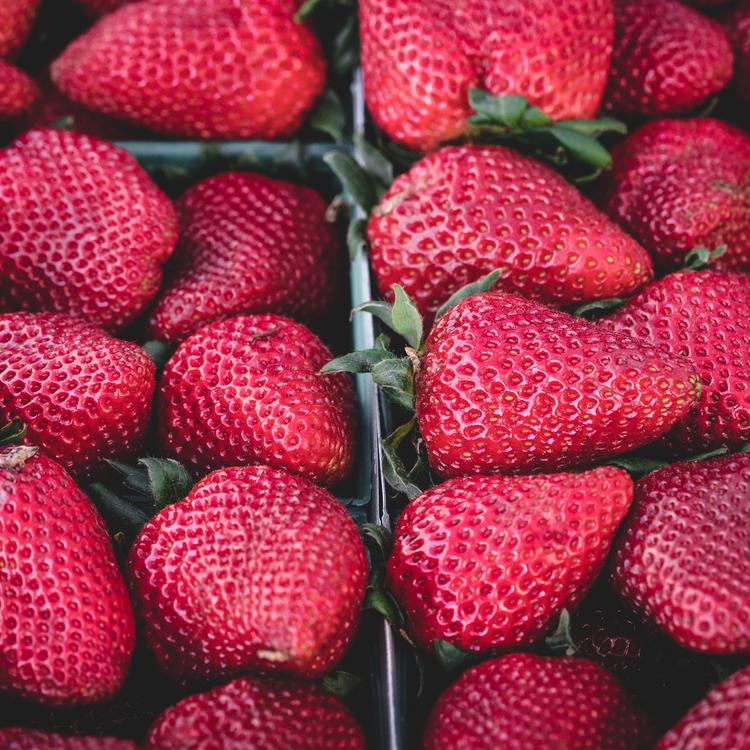
#> input picture images/before-compression/strawberry.jpg, 750 x 750 px
$ jupyter execute --allow-errors image-compression-with-kmeans-2-clusters.ipynb
#> lines starting #> are read from the running program, lines starting #| are printed output that depends on the picture
# Description
- Melakukan kompresi gambar menggunakan metode unsupervised, yaitu KMeans Clustering.
- Clustering adalah salah satu model machine learning unsupervised yang dimana model ini berusaha mengelompokkan kumpulan data menjadi beberapa kelompok dengan memperimbangkan karakteristik dari setiap data.
- Clustering memaksimalkan kesamaan setiap karakteristik datapoint dan juga memaksimalkan perbedaan dari setiap karakteristik datapoint.
- Untuk KMeans Clustering cara kerjanya, yaitu tentukan terlebih dahulu jumlah centroid/cluster, selanjutnya akan dilakukan iterasi sebanyak n untuk setiap datapoint terhadap centroid/cluster. Setiap datapoint dan cluster akan dihitung jaraknya dengan menggunakan Euclidean Distance. Datapoint dengan jarak terdekat dengan suatu centroid akan masuk ke kelompok centroid tersebut. Setelah semua datapoint selesain dihitung dan telah terkelompokkan, selanjutnya posisi centroid diubah dengan menggunakan mean dari centroid. Akan dilakukan sekian iterasi sampai sudah tidak ada perubahan signifikan datapoint terhadap centroid.

# Import Modules

[cell 1]
import os
import cv2
import random
import numpy as np
import numpy.matlib
import seaborn as sns
import matplotlib.pyplot as plt

from skimage import io

##### Keterangan module:
- os : menyediakan fungsi untuk berinteraksi dengan sistem operasi.
- cv2 : untuk melakukan operasi manipulasi gambar.
- random : untuk melakukan random pada serangkaian data.
- numpy : untuk melakukan operasi vektor dan matriks
- matplotlib : untuk visualisasi
- skimage : untuk melakukan operasi terkait dengan gambar, seperti read dan write image.

# Show original image

[cell 2]
original_image = io.imread('../images/before-compression/strawberry.jpg')
#> original_image is the input picture: shape (750, 750, 3); mean R, G, B 154.9, 51.2, 73.4

io.imshow(original_image)
io.show()

# Show Histogram

[cell 3]
for i, col in enumerate(['r', 'g', 'b']):
    hist = cv2.calcHist([original_image], [i], None, [256], [0, 256])
    plt.plot(hist, color = col)
    plt.xlim([0, 256])
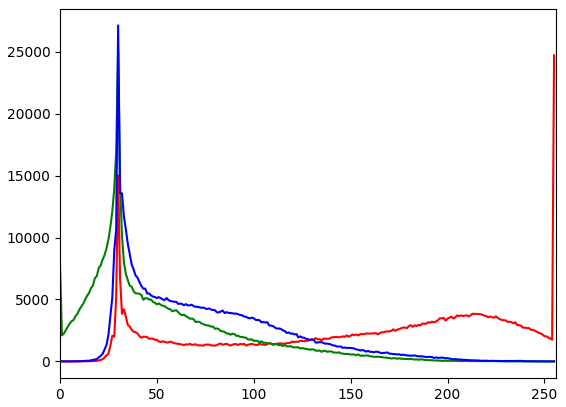
#> figure drawn by matplotlib, 1 panel; curve peaks at x = 255, y = 24713; curve peaks at x = 30, y = 25117; curve peaks at x = 30, y = 27125

# Get width and length from image

[cell 4]
length         = original_image.shape[0]
#> length = 750
width          = original_image.shape[1]
#> width = 750
original_image = original_image / 255

#> (the rest of this cell did not finish here and is left out)


$ run again, with images/before-compression/Sumatran-Tiger-Hero.jpg copied over images/before-compression/strawberry.jpg
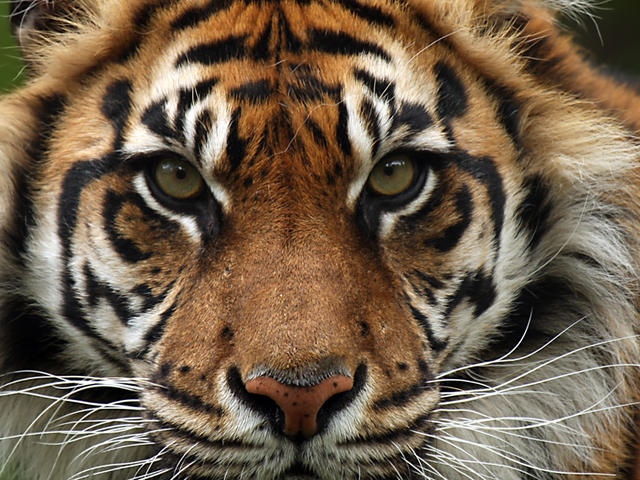
#> input picture images/before-compression/Sumatran-Tiger-Hero.jpg, 640 x 480 px
#> original_image is the input picture: shape (480, 640, 3); mean R, G, B 111.7, 94, 73.6
#> `[cell 3] for i, col in enumerate(['r', 'g', 'b']): hist = cv2.calcHist..`:
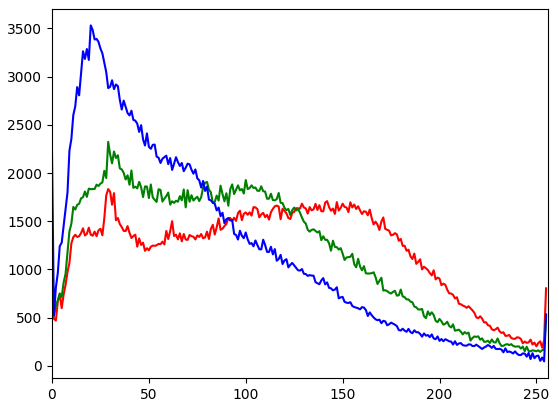
#> figure drawn by matplotlib, 1 panel; curve peaks at x = 29, y = 1833; curve peaks at x = 29, y = 2323; curve peaks at x = 20, y = 3531
